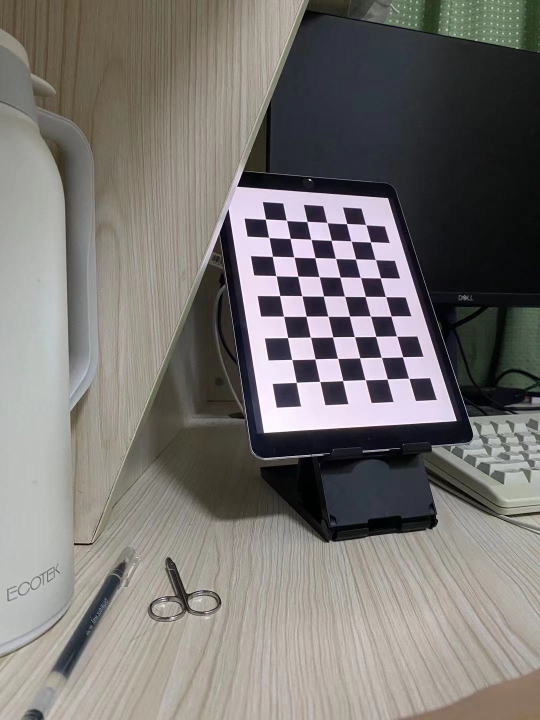
#> input picture CODE/resources/images/l_img_set_1.jpg, 1080 x 1440 px (shown at 1/2 size)
$ python main.py   (older library calls are emulated)
#> lines starting #> are read from the running program, lines starting #| are printed output that depends on the picture; after the words box and inside, x2 and y2 are one past the last pixel; in counts of white or black regions, pixels touching at a corner belong together
### CODE/disparity_calculator.py
# Zhangli WANG, 20028336, scyzw1@nottingham.edu.cn

import argparse

import cv2
import numpy as np
import trackbar_controller

# https://www.programcreek.com/python/example/110664/cv2.StereoSGBM_create
def calc_disp_w_filter(leftImg, rightImg):
    # parameters
    window_size = 3  # wsize default 3; 5; 7 for SGBM reduced size image; 15 for SGBM full size image (1300px and above); 5 Works nicely

    left_matcher = cv2.StereoSGBM_create(
        minDisparity=0,
        numDisparities=10 * 16,  # max_disp has to be dividable by 16 f. E. HH 192, 256
        blockSize=1,
        P1=8 * 3 * window_size,
        P2=32 * 3 * window_size,
        disp12MaxDiff=-1,
        uniquenessRatio=15,
        speckleWindowSize=50,
        speckleRange=32,
        preFilterCap=63,
        mode=cv2.STEREO_SGBM_MODE_SGBM_3WAY
    )

    right_matcher = cv2.ximgproc.createRightMatcher(left_matcher)

    ld = 80000
    sigma = 1.5

    wls_filter = cv2.ximgproc.createDisparityWLSFilter(matcher_left=left_matcher)
    wls_filter.setLambda(ld)
    wls_filter.setSigmaColor(sigma)
    displ = left_matcher.compute(leftImg, rightImg)  # .astype(np.float32)/16
    dispr = right_matcher.compute(rightImg, leftImg)  # .astype(np.float32)/16
    displ = np.int16(displ)
    dispr = np.int16(dispr)
    filteredImg = wls_filter.filter(displ, leftImg, None, dispr)  # important to put "imgL" here!!!

    # normalize
    filteredImg = cv2.normalize(src=filteredImg, dst=filteredImg, alpha=0, beta=255, norm_type=cv2.NORM_MINMAX, dtype=cv2.CV_32FC1)
    filteredImg = np.uint8(filteredImg)

    return filteredImg


# [105 lines left out: functions calc_disp, calc_disp_by_pms, dynamical_draw_disp, not called in this run]

# [7 lines that do not run on import are left out]

### CODE/depth_calculator.py
# reference: https://docs.opencv.org/master/da/de9/tutorial_py_epipolar_geometry.html

# calculate depth
import cv2
import numpy as np

def calc_depth(disparity, K):
    # acquire intrinsic coefficients
    fx = K[0, 0]
    fy = K[1, 1]
    cx = K[0, 2]
    cy = K[1, 2]
    baseline = 7.9  # measured as a hyper parameter

    # initialize depth map
    img_size = tuple((disparity.shape[:2]))
    depth = np.zeros(img_size, dtype=np.uint8)

    # iterate to generate depth map
    for w in range(img_size[0]):
        for h in range(img_size[1]):
            if disparity[w, h] == 0:
                continue
            depth[w, h] = fx * baseline / disparity[w, h]

    # normalize
    depth = cv2.normalize(src=depth, dst=depth, alpha=0, beta=255, norm_type=cv2.NORM_MINMAX)

    print("depth calculation finished")
    return depth

### CODE/epilines_drawer.py
# Zhangli WANG, 20028336, scyzw1@nottingham.edu.cn

import numpy as np
import cv2
from matplotlib import pyplot as plt


# reference: https://docs.opencv.org/master/da/de9/tutorial_py_epipolar_geometry.html
def draw_epilines(left_img, right_img):
    sift = cv2.SIFT_create()

    # find key points and descriptors
    kp1, des1 = sift.detectAndCompute(left_img, None)
    kp2, des2 = sift.detectAndCompute(right_img, None)

    # FLANN parameters
    FLANN_INDEX_KDTREE = 1
    index_params = dict(algorithm=FLANN_INDEX_KDTREE, trees=5)
    search_params = dict(checks=50)

    flann = cv2.FlannBasedMatcher(index_params, search_params)
    matches = flann.knnMatch(des1, des2, k=2)

    # matches
    pts1 = []
    pts2 = []
    # ratio test as per Lowe's paper
    for i, (m, n) in enumerate(matches):
        if m.distance < 0.8 * n.distance:
            pts1.append(kp1[m.queryIdx].pt)
            pts2.append(kp2[m.trainIdx].pt)

    # get fundamental matrix
    pts1 = np.int32(pts1)
    pts2 = np.int32(pts2)
    _, mask = cv2.findFundamentalMat(pts1, pts2, cv2.FM_LMEDS)
    cv_file = cv2.FileStorage('./stereo_cameras_parameters.yml', cv2.FILE_STORAGE_READ)
    F = cv_file.getNode('F').mat()
    cv_file.release()
    # We select only inlier points
    pts1 = pts1[mask.ravel() == 1]
    pts2 = pts2[mask.ravel() == 1]

    test = pts1.reshape(-1, 1, 2)

    # draw epilines
    # Find epilines corresponding to points in right image (second image) and
    # drawing its lines on left image
    lines1 = cv2.computeCorrespondEpilines(pts2.reshape(-1, 1, 2), 2, F)
    lines1 = lines1.reshape(-1, 3)
    img5, img6 = drawlines(left_img, right_img, lines1, pts1, pts2)
    # Find epilines corresponding to points in left image (first image) and
    # drawing its lines on right image
    lines2 = cv2.computeCorrespondEpilines(pts1.reshape(-1, 1, 2), 1, F)
    lines2 = lines2.reshape(-1, 3)
    img3, img4 = drawlines(right_img, left_img, lines2, pts2, pts1)
    plt.subplot(1, 2, 1), plt.imshow(img5)
    plt.subplot(1, 2, 2), plt.imshow(img3)
    plt.savefig('./resources/output/rectified_img_w_epilines.png')
    plt.show()


def drawlines(img1,img2,lines,pts1,pts2):
    ''' img1 - image on which we draw the epilines for the points in img2
        lines - corresponding epilines '''
    r,c = img1.shape
    img1 = cv2.cvtColor(img1, cv2.COLOR_GRAY2BGR)
    img2 = cv2.cvtColor(img2, cv2.COLOR_GRAY2BGR)
    for r,pt1,pt2 in zip(lines, pts1, pts2):
        color = tuple(np.random.randint(0,255,3).tolist())
        x0,y0 = map(int, [0, -r[2]/r[1]])
        x1,y1 = map(int, [c, -(r[2]+r[0]*c)/r[1]])
        img1 = cv2.line(img1, (x0, y0), (x1, y1), color, 1)
        img1 = cv2.circle(img1, tuple(pt1), 5, color, -1)
        img2 = cv2.circle(img2, tuple(pt2), 5, color, -1)
    return img1, img2

### CODE/main.py
# Zhangli WANG, 20028336, scyzw1@nottingham.edu.cn
import argparse

import cv2
import numpy as np
from matplotlib import pyplot as plt
import disparity_calculator
import epilines_drawer
import depth_calculator
import trackbar_controller
import disparity_calculator_self_implement


def execute(algorithm_type, left_img_name, right_img_name):
    """
    :param algorithm_type: 'Types of algorithm:'
                                                           '1 SGBM Algorithm with tunning parameters on trackbars,
                                                           press ESC to quit'
                                                           '2 SGBM Algorithm'
                                                           '3 SGBM Algorithm with filter'
                                                           '4 My Algorithm with SAD'
                                                           '5 My Algorithm with SSD'
    :param left_img_name: input left image name: l_img_set_1.jpg, l_img_set_2.jpg, l_img_set_3.jpg
    :param right_img_name: input right image name: r_img_set_1.jpg, r_img_set_2.jpg, r_img_set_3.jpg
    :return: None
    """

    flag = algorithm_type
    if algorithm_type is None:
        flag = 3
    if left_img_name is None:
        left_img_name = 'l_img_set_1.jpg'
    if right_img_name is None:
        right_img_name = 'r_img_set_1.jpg'

    # read image
    left_img = cv2.imread('./resources/images/'+left_img_name)
#> left_img is the input picture: shape (1440, 1080, 3); mean B, G, R 114.9, 117.9, 121.3
    right_img = cv2.imread('./resources/images/'+right_img_name)
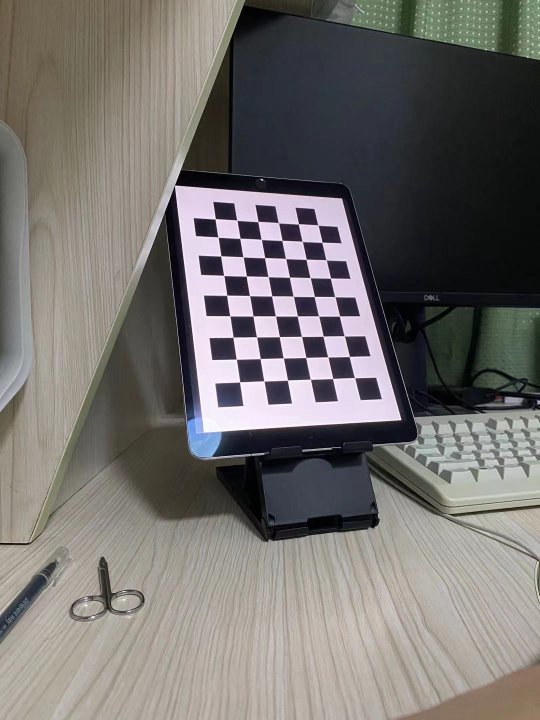
#> input picture CODE/resources/images/r_img_set_1.jpg, 1080 x 1440 px (shown at 1/2 size)
#> right_img is the input picture: shape (1440, 1080, 3); mean B, G, R 110.2, 113, 116.2

    img_size = tuple(reversed(left_img.shape[:2]))
#> img_size = (1080, 1440)

    # 1.calibrate camera (having executed stereo_calibration.py so no operation here)

    # read camera parameters
    cv_file = cv2.FileStorage('./stereo_cameras_parameters.yml', cv2.FILE_STORAGE_READ)
    K1 = cv_file.getNode('K1').mat()
    D1 = cv_file.getNode('D1').mat()
    K2 = cv_file.getNode('K2').mat()
    D2 = cv_file.getNode('D2').mat()
    R = cv_file.getNode('R').mat()
    T = cv_file.getNode('T').mat()
    cv_file.release()

    # optional. undistort image
    optimal_K1, roi1 = cv2.getOptimalNewCameraMatrix(K1, D1, img_size, 1, img_size)
#> roi1 = (230, 186, 616, 751)
    optimal_K2, roi2 = cv2.getOptimalNewCameraMatrix(K2, D2, img_size, 1, img_size)
#> roi2 = (165, 0, 791, 1439)
    undistort_left_img = cv2.undistort(left_img, K1, D1, optimal_K1, None)
    undistort_right_img = cv2.undistort(right_img, K2, D2, optimal_K2, None)

    # 2.rectify and undistort images
    R1, R2, P1, P2, Q, _, _ = cv2.stereoRectify(K1, D1, K2, D2, img_size, R, T, flags=cv2.CALIB_ZERO_DISPARITY, alpha=0)
    left_map_x, left_map_y = cv2.initUndistortRectifyMap(K1, D1, R1, P1, img_size, cv2.CV_32FC1)
    rectified_left_img = cv2.remap(left_img, left_map_x, left_map_y, cv2.INTER_LINEAR)
    right_map_x, right_map_y = cv2.initUndistortRectifyMap(K2, D2, R2, P2, img_size, cv2.CV_32FC1)
    rectified_right_img = cv2.remap(right_img, right_map_x, right_map_y, cv2.INTER_LINEAR)

    # 3.compute disparity
    gray_left_img = cv2.cvtColor(rectified_left_img, cv2.COLOR_RGB2GRAY)
    gray_right_img = cv2.cvtColor(rectified_right_img, cv2.COLOR_RGB2GRAY)
    if flag == 1:
        disparity = disparity_calculator.dynamical_draw_disp(gray_left_img, gray_right_img)
    elif flag == 2:
        disparity = disparity_calculator.calc_disp(gray_left_img, gray_right_img)
    elif flag == 3:
        disparity = disparity_calculator.calc_disp_w_filter(gray_left_img, gray_right_img)
    else:
        if flag == 4:
            disparity = disparity_calculator_self_implement.calc_disp(gray_left_img, gray_right_img, flag=True,
                                                                      algorithm=1)  # SAD
        else:
            disparity = disparity_calculator_self_implement.calc_disp(gray_left_img, gray_right_img, flag=True,
                                                                      algorithm=2)  # SSD

    # 4.estimate depth
    depth = depth_calculator.calc_depth(disparity, K1)
#> after the loop in calc_depth, `for w in range(img_size[0]):`:
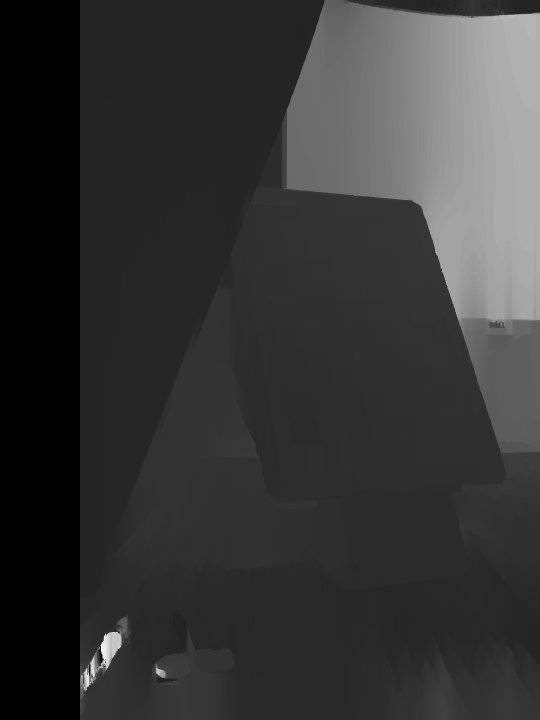
#> depth: shape (1440, 1080) (shown at 1/2 size); min 0, max 252, mean 53.6

    # optional. draw epilines
    epilines_drawer.draw_epilines(gray_left_img, gray_right_img)
#> in draw_epilines, `kp1, des1 = sift.detectAndCompute(left_img, None)`: kp1 = 1889 keypoints; strongest (x, y, size): (659, 393, 2.7), (541, 497, 26.8), (556, 579, 28.3), (610, 864, 33.9)
#> in draw_epilines, `kp2, des2 = sift.detectAndCompute(right_img, None)`: kp2 = 1820 keypoints; strongest (x, y, size): (555, 393, 2.7), (430, 496, 27.3), (454, 667, 30.2), (789, 849, 29.8)
#> in draw_epilines, `matches = flann.knnMatch(des1, des2, k=2)`: matches = 1889 matches
#> after the loop in draw_epilines, `for i, (m, n) in enumerate(matches):`: pts1 = 447 pairs, first value 29.29 to 1076.9, second value 117.7 to 1409.3; pts2 = 447 pairs, first value 9.84 to 1076.3, second value 73.01 to 1398.9
#> in draw_epilines, `pts1 = np.int32(pts1)`: pts1 = 447 pairs, first value 29 to 1076, second value 117 to 1409
#> in draw_epilines, `pts2 = np.int32(pts2)`: pts2 = 447 pairs, first value 9 to 1076, second value 73 to 1398
#> in draw_epilines, `_, mask = cv2.findFundamentalMat(pts1, pts2, cv2.FM_LMEDS)`: mask = 447 values, max 1 at index 8, min 0 at index 0, mean 0.611
#> in draw_epilines, `pts1 = pts1[mask.ravel() == 1]`: pts1 = 273 pairs, first value 160 to 1073, second value 285 to 1318
#> in draw_epilines, `pts2 = pts2[mask.ravel() == 1]`: pts2 = 273 pairs, first value 9 to 1054, second value 283 to 1330
#> in draw_epilines, `test = pts1.reshape(-1, 1, 2)`: test = contour of 273 points, box (x1, y1, x2, y2) (160, 285, 1074, 1319), area 21796
#> in draw_epilines, `lines1 = cv2.computeCorrespondEpilines(pts2.reshape(-1, 1, 2), 2, F)`: lines1 = 273 rows, first 8: [0.00643, -1, 819.3], [0.02, -1, 1240.3], [0.011, -1, 961.8], [0.0114, -1, 972.7], [0.0161, -1, 1117.3], [0.0161, -1, 1117.7], [0.0109, -1, 957.7], [0.0101, -1, 932.8]
#> the loop in drawlines, `for r,pt1,pt2 in zip(lines, pts1, pts2):` made 273 passes
#> (r, pt1, pt2, color, y0, y1) on passes 1 to 3: ([0.00643, -1, 819.3], [160, 826], [9, 819], (172, 47, 117), 819, 826), ([0.02, -1, 1240.3], [246, 1245], [200, 1245], (192, 67, 251), 1240, 1262), ([0.011, -1, 961.8], [266, 961], [125, 963], (195, 103, 9), 961, 973)
#> after the loop in drawlines, `for r,pt1,pt2 in zip(lines, pts1, pts2):`:
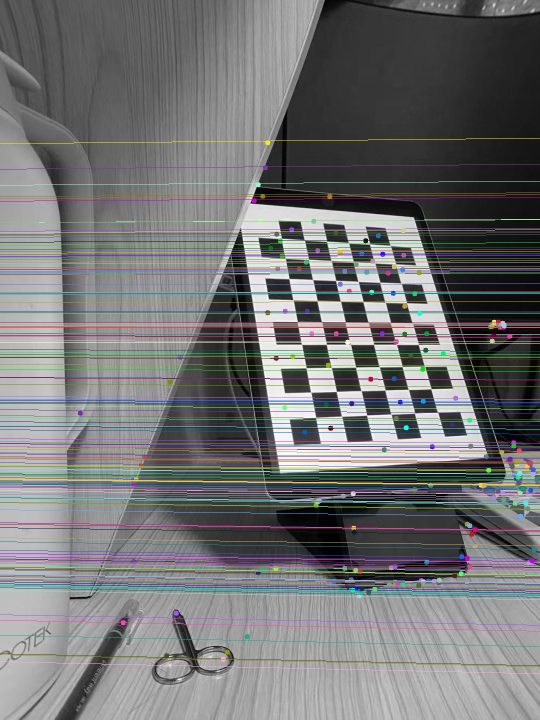
#> img1: shape (1440, 1080, 3) (shown at 1/2 size); mean B, G, R 116, 115.5, 114.8
#> after the loop in drawlines, `for r,pt1,pt2 in zip(lines, pts1, pts2):`:
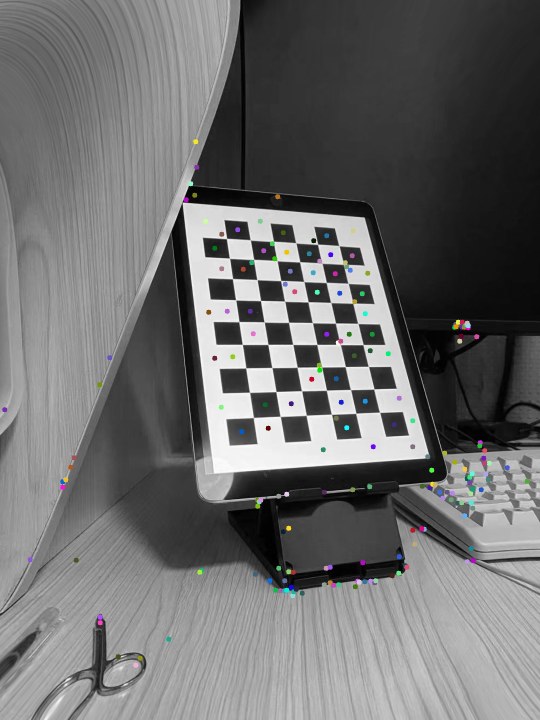
#> img2: shape (1440, 1080, 3) (shown at 1/2 size); mean B, G, R 109.1, 109.1, 109
#> in draw_epilines, `lines2 = cv2.computeCorrespondEpilines(pts1.reshape(-1, 1, 2), 1, F)`: lines2 = 273 rows, first 8: [-0.00629, 1, -824.6], [-0.0197, 1, -1240.4], [-0.0106, 1, -957.9], [-0.0108, 1, -964.8], [-0.0158, 1, -1118.8], [-0.0159, 1, -1122.7], [-0.0105, 1, -954.8], [-0.00964, 1, -927.9]
#> the loop in drawlines (call 2), `for r,pt1,pt2 in zip(lines, pts1, pts2):` made 273 passes
#> (r, pt1, pt2, color, y0, y1) on passes 1 to 3: ([-0.00629, 1, -824.6], [9, 819], [160, 826], (92, 220, 102), 824, 831), ([-0.0197, 1, -1240.4], [200, 1245], [246, 1245], (101, 123, 197), 1240, 1261), ([-0.0106, 1, -957.9], [125, 963], [266, 961], (109, 73, 100), 957, 969)
#> after the loop in drawlines (call 2), `for r,pt1,pt2 in zip(lines, pts1, pts2):`:
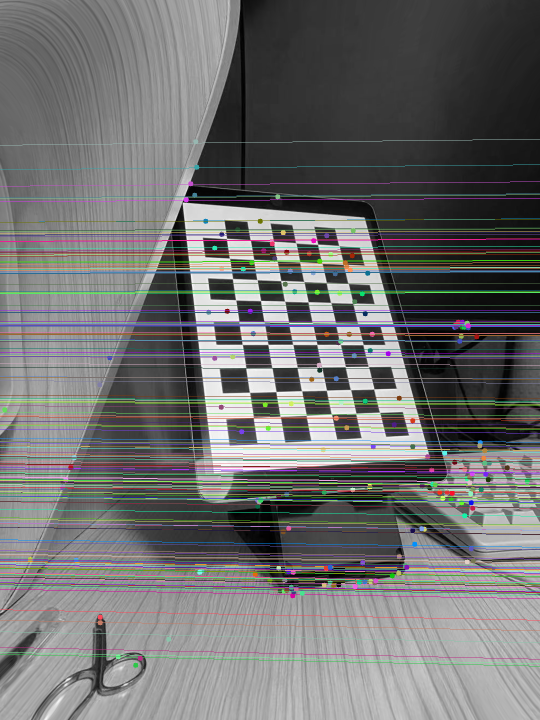
#> img1: shape (1440, 1080, 3) (shown at 1/2 size); mean B, G, R 111, 111.1, 111.1
#> after the loop in drawlines (call 2), `for r,pt1,pt2 in zip(lines, pts1, pts2):`:
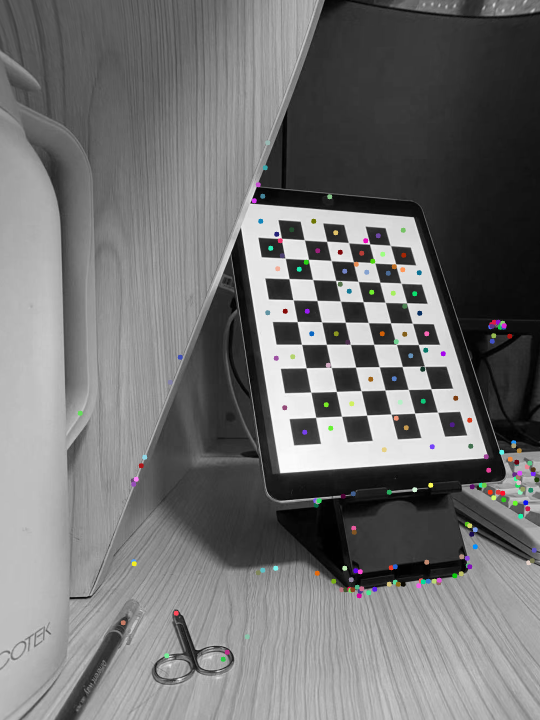
#> img2: shape (1440, 1080, 3) (shown at 1/2 size); mean B, G, R 114.3, 114.3, 114.3

    # plot and save images
    plt.subplot(3, 2, 1), plt.imshow(cv2.cvtColor(left_img, cv2.COLOR_BGR2RGB))
    plt.title('Left'), plt.xticks([]), plt.yticks([])
    plt.subplot(3, 2, 2), plt.imshow(cv2.cvtColor(right_img, cv2.COLOR_BGR2RGB))
    plt.title('Right'), plt.xticks([]), plt.yticks([])
    plt.subplot(3, 2, 3), plt.imshow(cv2.cvtColor(undistort_left_img, cv2.COLOR_BGR2RGB))
    plt.title('Undistorted Left'), plt.xticks([]), plt.yticks([])
    plt.subplot(3, 2, 4), plt.imshow(cv2.cvtColor(undistort_right_img, cv2.COLOR_BGR2RGB))
    plt.title('Undistorted Right'), plt.xticks([]), plt.yticks([])
    plt.subplot(3, 2, 5), plt.imshow(cv2.cvtColor(rectified_left_img, cv2.COLOR_BGR2RGB))
    plt.title('Rectified Left'), plt.xticks([]), plt.yticks([])
    plt.subplot(3, 2, 6), plt.imshow(cv2.cvtColor(rectified_right_img, cv2.COLOR_BGR2RGB))
    plt.title('Rectified Right'), plt.xticks([]), plt.yticks([])
    plt.axis('off')
    plt.savefig('./resources/output/img_processes.png', dpi=500)
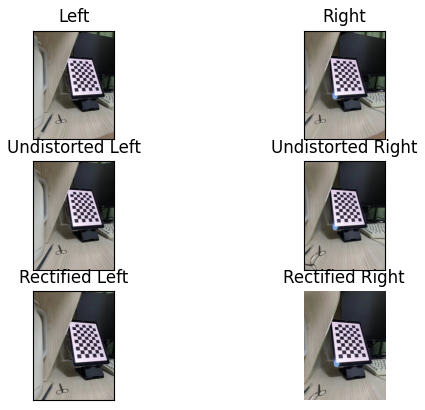
#> figure drawn by matplotlib, 6 panels
    plt.show()

    plt.subplot(1, 1, 1), plt.imshow(disparity, 'gray')
    plt.title('Disparity Map'), plt.xticks([]), plt.yticks([])
    plt.axis('off')
    plt.gcf().set_size_inches(img_size[0] / 100, img_size[0] / 100)
    plt.gca().xaxis.set_major_locator(plt.NullLocator())
    plt.gca().yaxis.set_major_locator(plt.NullLocator())
    plt.subplots_adjust(top=1, bottom=0, right=1, left=0, hspace=0, wspace=0)
    plt.margins(0, 0)
    plt.savefig('./resources/output/disparity.png', dpi=500)
    plt.show()
    plt.subplot(1, 1, 1), plt.imshow(depth, 'gray')
    plt.title('Depth Map'), plt.xticks([]), plt.yticks([])
    plt.axis('off')
    plt.gcf().set_size_inches(img_size[0] / 100, img_size[0] / 100)
    plt.gca().xaxis.set_major_locator(plt.NullLocator())
    plt.gca().yaxis.set_major_locator(plt.NullLocator())
    plt.subplots_adjust(top=1, bottom=0, right=1, left=0, hspace=0, wspace=0)
    plt.margins(0, 0)
    plt.savefig('./resources/output/depth.png', dpi=500)
    print('finished')


if __name__ == '__main__':
    parser = argparse.ArgumentParser(description='Camera calibration')
    parser.add_argument('--algorithm_type', type=int, help='Types of algorithm:'
                                                           '1 SGBM Algorithm with tunning parameters on trackbars'
                                                           '2 SGBM Algorithm'
                                                           '3 SGBM Algorithm with filter'
                                                           '4 My Algorithm with SAD'
                                                           '5 My Algorithm with SSD')
    parser.add_argument('--left_img', type=str, help='input left image name')
    parser.add_argument('--right_img', type=str, help='input right image name')
    args = parser.parse_args()

    execute(algorithm_type=args.algorithm_type, left_img_name=args.left_img, right_img_name=args.right_img)
